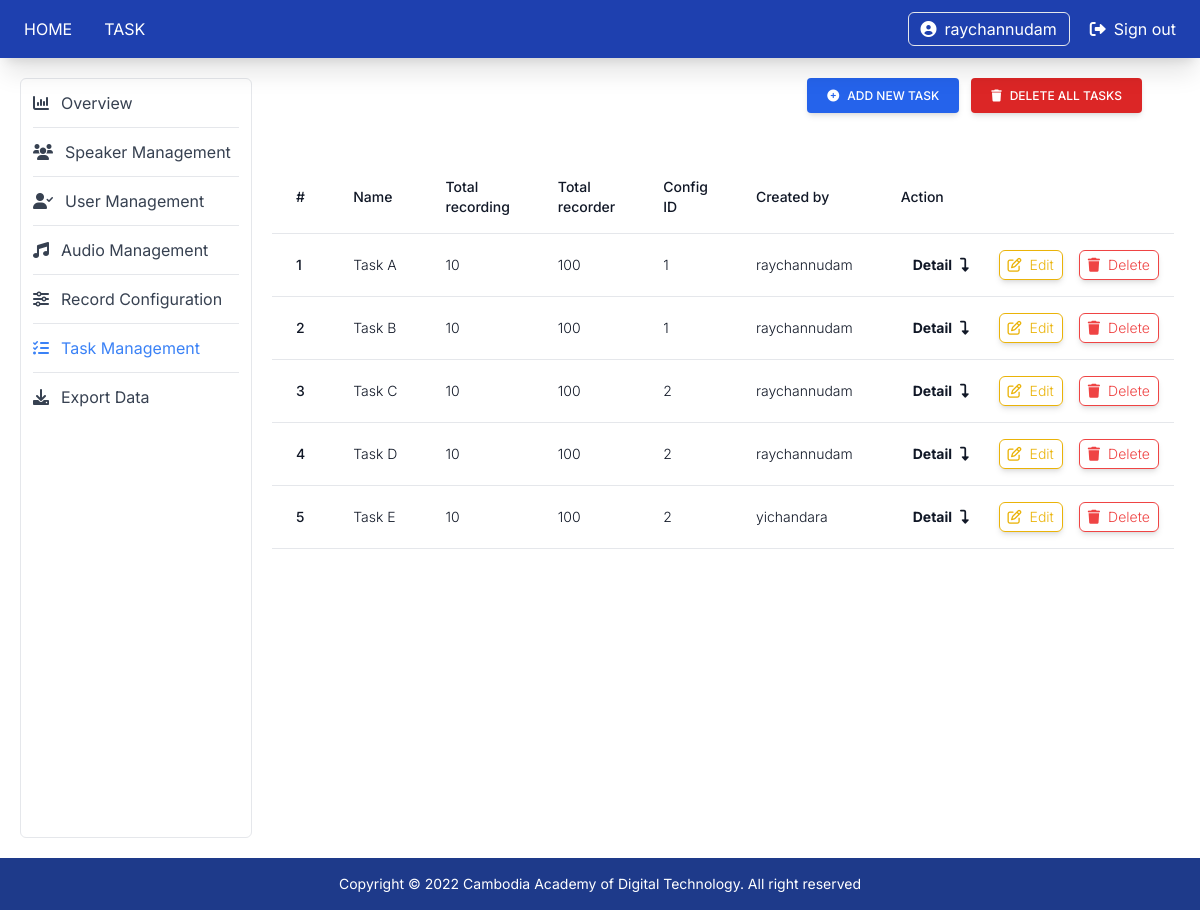
The page /dashboard/assign-task (signed in) on the database as committed earlier.
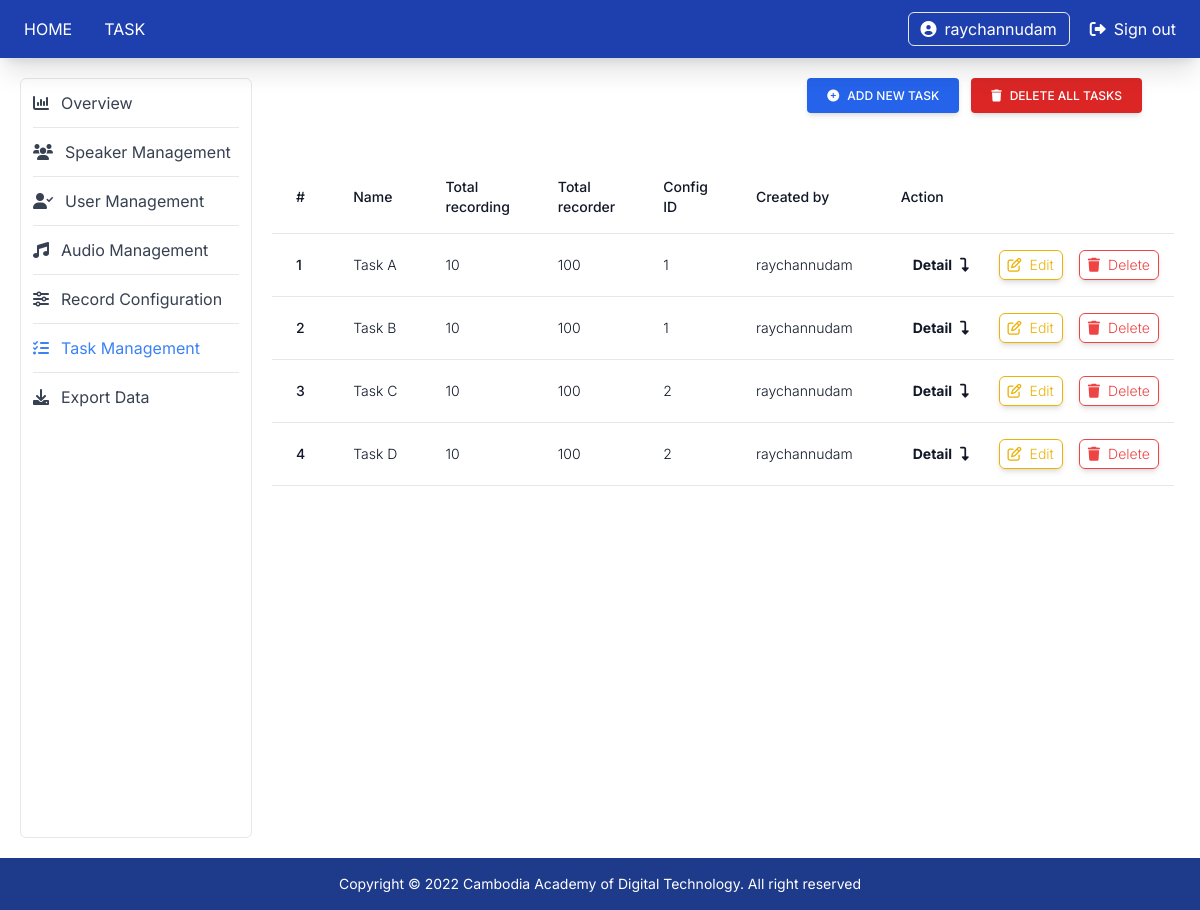
The same page on the database as committed later.
### src/models/task.py (models this page shows)
class Task (db.Model):
    id = db.Column(db.Integer(), primary_key=True)
    name = db.Column(db.String(), nullable=False, unique=True)
    description = db.Column(db.String(length=500), nullable=True)
    created_at = db.Column(db.String(), nullable=False, default=TODAY_DATE_TIME)
    updated_at = db.Column(db.String(), nullable=False, default=TODAY_DATE_TIME)
    from src.models import recording
    recordings = db.relationship('Recording', backref='task', lazy=True)
    created_user_id = db.Column(db.Integer(), db.ForeignKey('user.id'), nullable=False)
    record_config_id = db.Column(db.Integer(), db.ForeignKey('record_config.id'), nullable=True)

### src/models/user.py (models this page shows, shortened)
class User (db.Model, UserMixin):
    id = db.Column(db.Integer(), primary_key=True)
    username = db.Column(db.String(), nullable=False, unique=True)
    email = db.Column(db.String(), nullable=False)
    password_hash = db.Column(db.String(), nullable=False, default="password_disable")
    is_active = db.Column(db.Boolean(), nullable=False, default=True)
    created_at = db.Column(db.String(), nullable=False, default=TODAY_DATE_TIME)
    updated_at = db.Column(db.String(), nullable=False, default=TODAY_DATE_TIME)
    @property
    def password(self):
        return self.password
    roles = db.relationship('Role', secondary=user_role, backref='users', lazy=True)
    speaker = db.relationship('Speaker', backref="user", lazy=True, uselist=False)
    tasks = db.relationship('Task', backref='created_by', lazy=True)

### src/routes/dashboard_routes.py (the view, shortened to what this page needs)
@app.route('/dashboard/assign-task', methods=['GET', 'POST'])
@login_required
@admin_required
def dashboard_assign_task():
    assign_task_form = AssignTaskForm()
    recordConfigs = recordConfigController.get_all_record_config()
    tasks = taskController.get_all_task()
    if request.form.get('sample_file'):
        print('Added new recording')
    return render_template('dashboard/assign_task.html', tasks=tasks, assign_task_form=assign_task_form, recordConfigs=recordConfigs)

### src/controllers/record_config_controller.py (called while the page is built)
    def get_all_record_config(self):
        record_configs = record_config.RecordConfig.query.all()
        record_config_list = []
        for recordConfig in record_configs:
            record_config_list.append(recordConfig)
        return record_config_list

### src/controllers/task_controller.py (called while the page is built)
    def get_all_task(self):
        tasks = task.Task.query.all()
        taskList = []
        for taskItem in tasks:
            taskList.append(taskItem)
        return taskList

### src/models/user.py (called while the page is built)
@login_manager.user_loader
def load_user(user_id):
    return User.query.get(int(user_id))

### src/routes/dashboard_routes.py (called while the page is built)
def admin_required(f):
    @functools.wraps(f)
    def wrap(*args, **kwargs):
        for user_role in current_user.roles:
            if user_role.name == "admin":
                return f(*args, **kwargs)
            else:
                flash("You need to be an admin to view this page.")
                return redirect(url_for('home_page'))
    return wrap

### src/templates/dashboard/assign_task.html (shortened to what the changed rows need)
{% extends 'dashboard/dashboard.html' %}
{% block dashboard_content %}
<div class="flex flex-col space-y-10 items-end text-gray-700 pb-28">
    <div class="flex flex-col self-start w-full text-gray-700">
        <div class="overflow-x-auto sm:-mx-6 lg:-mx-8">
            <div class="py-2 inline-block min-w-full sm:px-6 lg:px-8">
                <div class="overflow-hidden">
                    <table class="min-w-full">
                        <thead class="bg-white border-b">
                            <tr>
                                <th scope="col" class="text-sm font-medium text-gray-900 px-6 py-4 text-left">
                                    #
                                </th>
                                <th scope="col" class="text-sm font-medium text-gray-900 px-6 py-4 text-left">
                                    Name
                                </th>
                                <th scope="col" class="text-sm font-medium text-gray-900 px-6 py-4 text-left">
                                    Total recording
                                </th>
                                <th scope="col" class="text-sm font-medium text-gray-900 px-6 py-4 text-left">
                                    Total recorder
                                </th>
                                <th scope="col" class="text-sm font-medium text-gray-900 px-6 py-4 text-left">
                                    Config ID
                                </th>
                                <th scope="col" class="text-sm font-medium text-gray-900 px-6 py-4 text-left">
                                    Created by
                                </th>
                                <th scope="col" class="text-sm font-medium text-gray-900 px-6 py-4 text-left">
                                    Action
                                </th>
                            </tr>
                        </thead>
                        <tbody>
                            {% for task in tasks %}
                            <tr class="bg-white border-b transition duration-300 ease-in-out hover:bg-gray-100">
                                <td class="px-6 py-4 whitespace-nowrap text-sm font-medium text-gray-900">{{task.id}}
                                </td>
                                <td class="text-sm text-gray-900 font-light px-6 py-4 whitespace-nowrap">
                                    {{task.name}}
                                </td>
                                <td class="text-sm text-gray-900 font-light px-6 py-4 whitespace-nowrap">
                                    10
                                </td>
                                <td class="text-sm text-gray-900 font-light px-6 py-4 whitespace-nowrap">
                                    100
                                </td>
                                <td class="text-sm text-gray-900 font-light px-6 py-4 whitespace-nowrap">
                                    {{task.record_config_id}}
                                </td>
                                <td class="text-sm text-gray-900 font-light px-6 py-4 whitespace-nowrap">
                                    {{task.created_by.username}}
                                </td>
                                <td class="text-sm text-gray-900 font-light px-6 py-4 whitespace-nowrap">
                                    <div class="flex flex-row space-x-4 items-center text-sm">
                                        <div>
                                            <a href="/dashboard/assign-task/detail/{{task.id}}">
                                                <div class="flex flex-row space-x-2 items-center px-3 py-1 hover:shadow-md font-bold">
                                                    <div>
                                                        <p>Detail</p>
                                                    </div>
                                                    <div>
                                                        <i class="fa-solid fa-turn-down"></i>
                                                    </div>
                                                </div>
                                            </a>
                                        </div>
                                        <div>
                                            <a href="">
                                                <div class="flex flex-row space-x-2 items-center text-yellow-500 border border-yellow-500 px-2 py-1 rounded-md shadow-md">
                                                    <div>
                                                        <i class="fa-regular fa-pen-to-square"></i>
                                                    </div>
                                                    <div>
                                                        Edit
                                                    </div>
                                                </div>
                                            </a>
                                        </div>
                                        <div>
                                            <a href="/dashboard/assign-task/delete/{{task.id}}">
                                                <div class="flex flex-row space-x-2 items-center text-red-500 border border-red-500 px-2 py-1 rounded-md shadow-md">
                                                    <div>
                                                        <i class="fa-solid fa-trash"></i>
                                                    </div>
                                                    <div>
                                                        Delete
                                                    </div>
                                                </div>
                                            </a>
                                        </div>
                                    </div>
                                </td>
                            </tr>
                            {% endfor %}
                        </tbody>
                    </table>
                </div>
            </div>
        </div>
    </div>
</div>
{% endblock %}

Rows that differ between the two databases and show on the page:
removed Task: id "5", name "Task E", record_config_id "2", created_by.username "yichandara"
